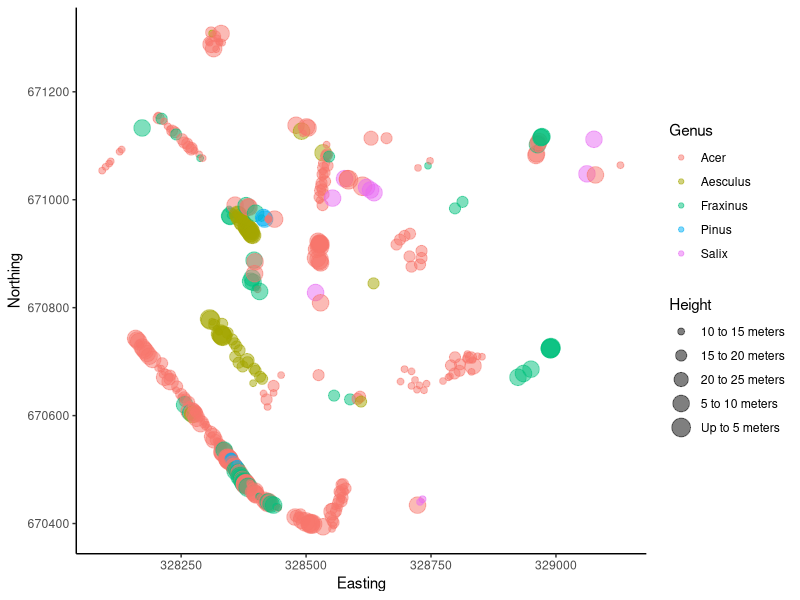
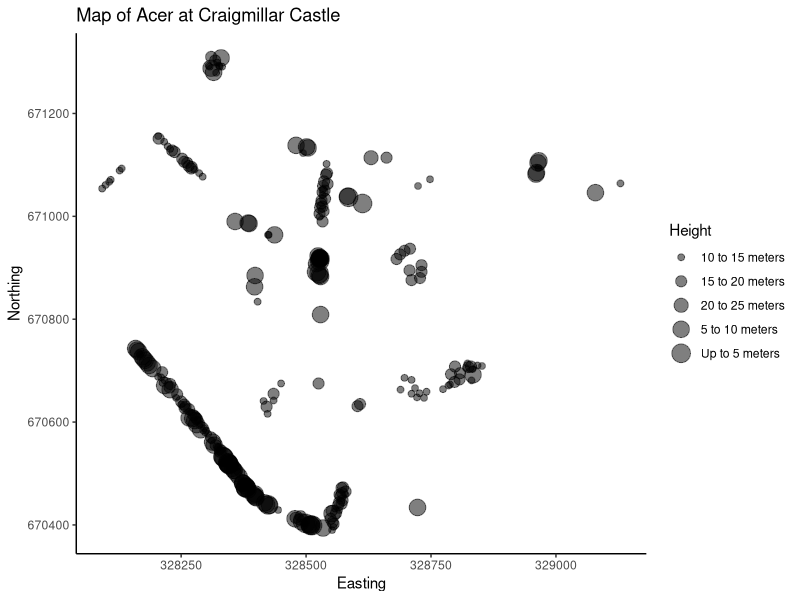
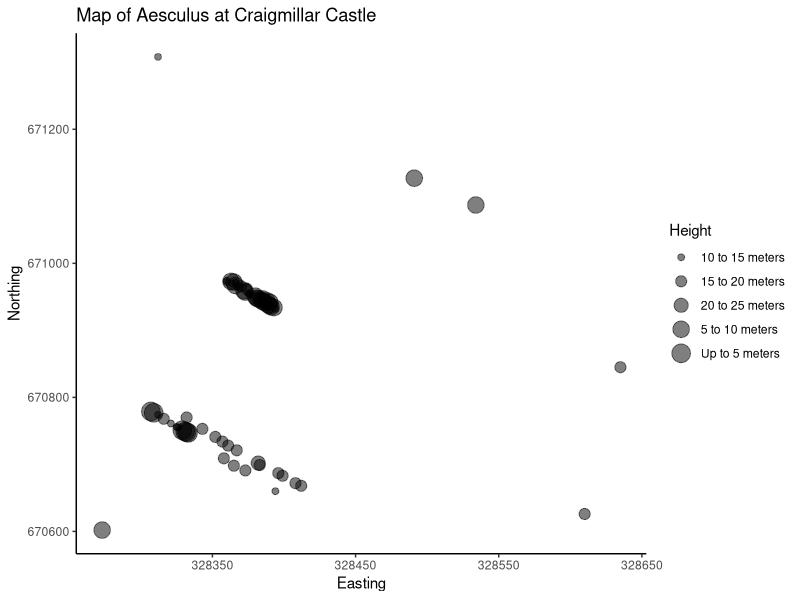
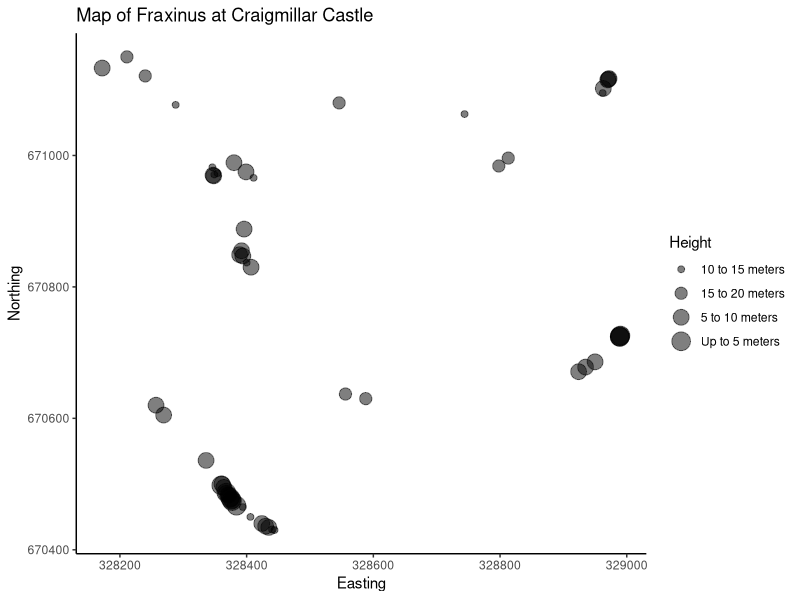
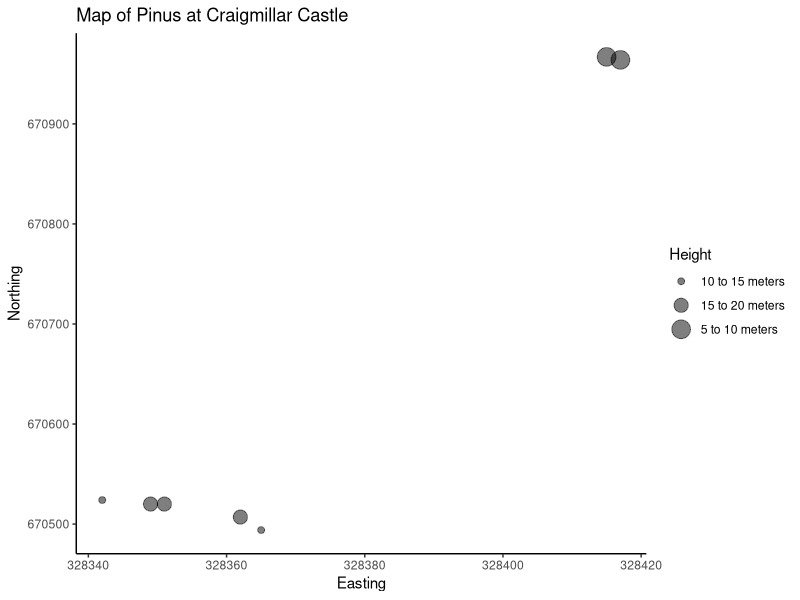
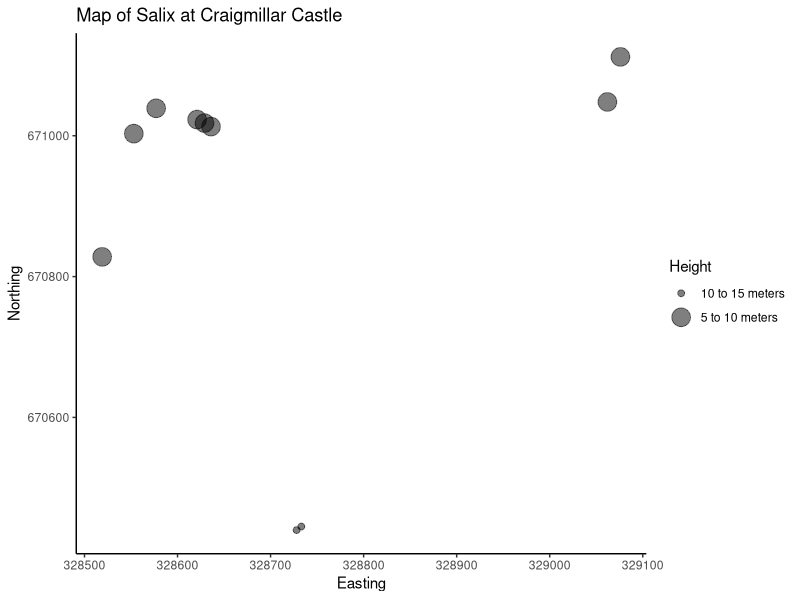
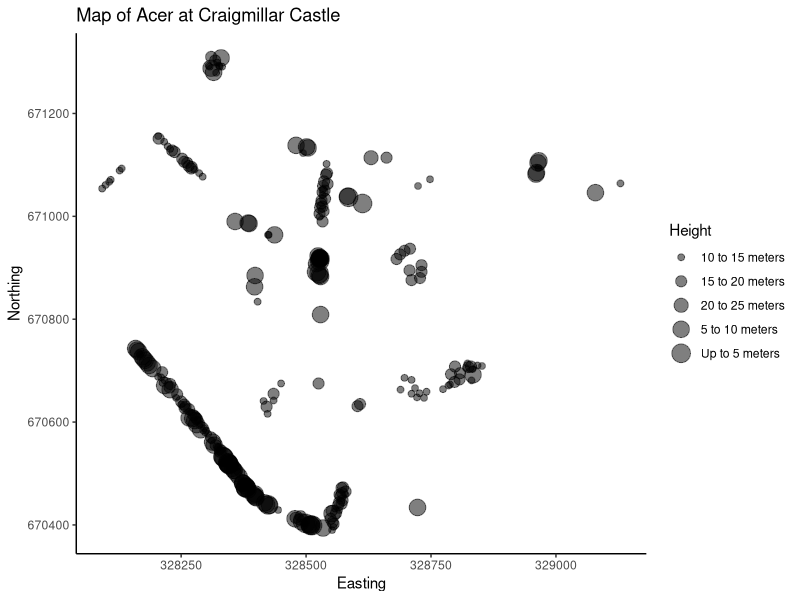
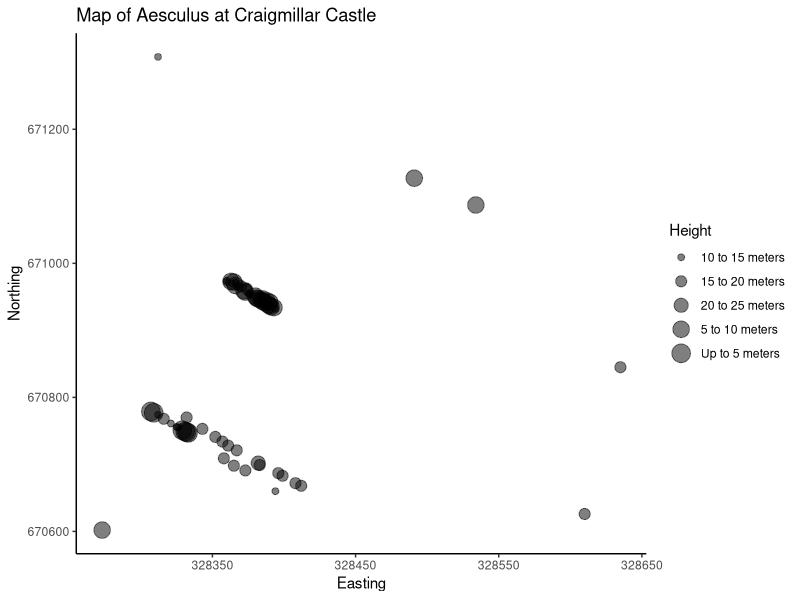

Write the R code that produced these figures, in order. (Note: this script raises an error after producing the figures.)
library(here)
library(ggplot2)
library(tidyr)
library(dplyr)
trees <- read.csv(here::here("Jan_25_DataManipulation2/CC", "trees.csv"))

trees.group <- group_by(trees, CommonName)
trees.summary <- summarize(trees.group, count = length(CommonName))
trees.summary2 <- tally(trees.group)

#Pipes
#you can type the pipe out or use a shortcut (command, shift, m (mac) or control, shift, m on windows)
trees.summary3 <- trees %>% 
  group_by(CommonName) %>% 
  tally()

#summarize all function - will summarize all columns in a dataframe (if they are numeric)
sum.all <- summarize_all(trees, mean)

#case when function

vector <- c(23, 472, 12, 45)
ifelse(vector <50, "a", "b")

vector2 <- c("What am I?", "a", "b", "c", "d")
case_when(vector2 == "What am I?" ~ "I am the walrus", 
          vector2 %in% c("a", "b")~ "goo",
          vector2 == "c" ~ "ga",
          vector2 == "d" ~ "joob")

unique(trees$LatinName)

trees.genus <- trees %>% 
  mutate(Genus = case_when(
    grepl("Acer", LatinName) ~ "Acer",
    grepl("Fraxinus", LatinName) ~ "Fraxinus",
    grepl("Sorbus", LatinName) ~ "Sorbus",
    grepl("Betula", LatinName) ~ "Betula",
    grepl("Populus", LatinName) ~ "Populus",
    grepl("Laburnum", LatinName) ~ "Laburnum",
    grepl("Aesculus", LatinName) ~ "Aesculus",
    grepl("Fagus", LatinName) ~ "Fagus",
    grepl("Prunus", LatinName) ~ "Prunus",
    grepl("Pinus", LatinName) ~ "Pinus",
    grepl("Sambucus", LatinName) ~ "Sambucus",
    grepl("Crataegus", LatinName) ~ "Crataegus",
    grepl("Ilex", LatinName) ~ "Ilex",
    grepl("Quercus", LatinName) ~ "Quercus",
    grepl("Larix", LatinName) ~ "Larix",
    grepl("Salix", LatinName) ~ "Salix",
    grepl("Alnus", LatinName) ~ "Alnus"
  )) # if you have a lot of species you can use the stingr function to take everything before a space or _ (or after) rather than typing them all out 

#separate function 
trees.genus2 <- trees %>% 
  separate(LatinName, c("Genus", "Species", "Extra"), sep = " ", remove = FALSE) %>% #added the extra column after an error message (two entries have subspecies)
  select(-Species) #-species means remove the species line (i.e., select everything but species)

#Advanced piping 

trees.five <- trees.genus %>%
  filter(Genus %in% c("Acer", "Fraxinus", "Salix", "Aesculus", "Pinus"))

(map.all <- ggplot(trees.five) +
    geom_point(aes(x = Easting, y = Northing, size = Height, colour =Genus), alpha = 0.5) +
    theme_classic())


#you can do the same as above but with a pipe 
trees.plots <- trees.five %>% 
  group_by(Genus) %>% 
  do(plots = 
       ggplot(data = .) +
       geom_point(aes(x = Easting, y = Northing, size = Height), alpha = 0.5)+
       labs(title = paste("Map of", .$Genus, "at Craigmillar Castle", sep = " "))+
       theme_classic())
trees.plots$plots  #to call on the plots

#saving the plots 
trees.plots %>% 
  do(., 
     ggsave(.$plots, filename = here::here("Jan_25_DataManipulation2", paste("map-", .$Genus, ".png", sep = "")), 
            device = "png", height = 12, width = 16,
            units = "cm"))
  
  
